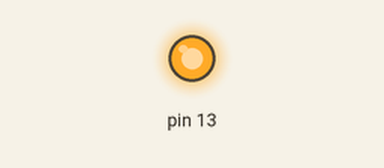
A sketch run on a simulated Arduino Uno, built with avr-gcc and run on an emulated ATmega328P. Parts: output pins drawn as LEDs (lit = HIGH).

Above: at 1.0 s.
At 3.0 s:
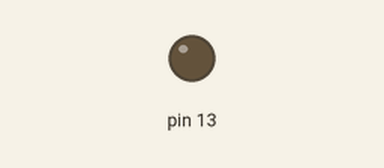
Timing chart, 0 to 5.2 s (numbered marks = the images above):
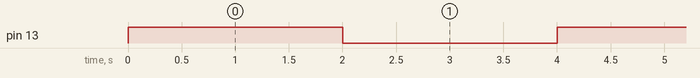

Measured:
- by itself, pin 13: alternates HIGH for 2.0 s and LOW for 2.0 s

The sketch:

sketch_uart_test_send.ino
```cpp
#include <AltSoftSerial.h>

AltSoftSerial mySerial;
// Board          Transmit  Receive   PWM Unusable
// -----          --------  -------   ------------
// Arduino Uno        9         8         10

int LED = 0;
void setup() {
// Serial.begin(9600);
mySerial.begin(9600);
pinMode(13,OUTPUT);
}

void loop() {
  if(mySerial.write(11))
    if(!LED){
      digitalWrite(13,true);
      LED=1;
    }
    else{
      digitalWrite(13,false);
      LED=0;
    }

  delay(2000);
}
```
